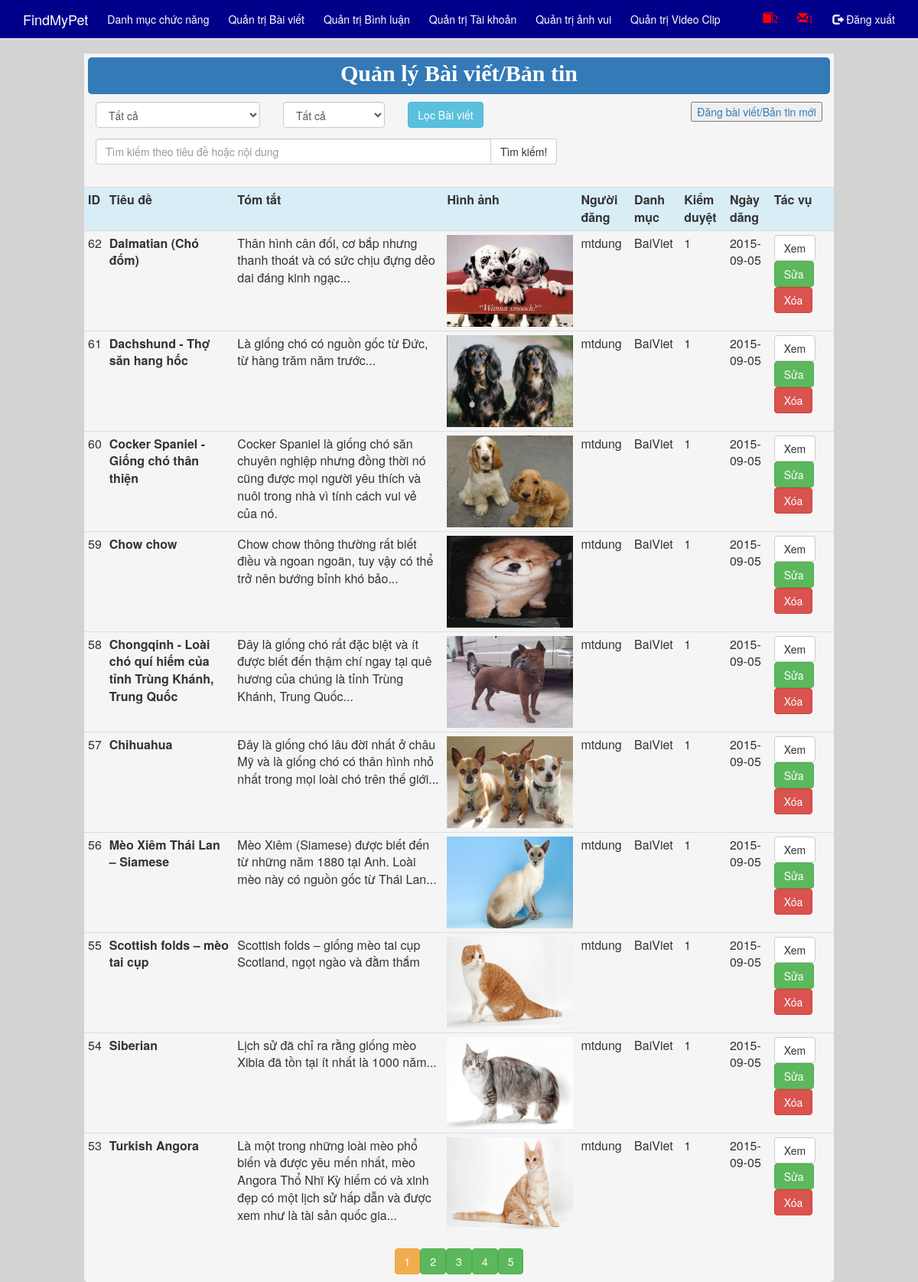
Page /Admin/QLBaiViet.php (signed in) on the earlier database version.
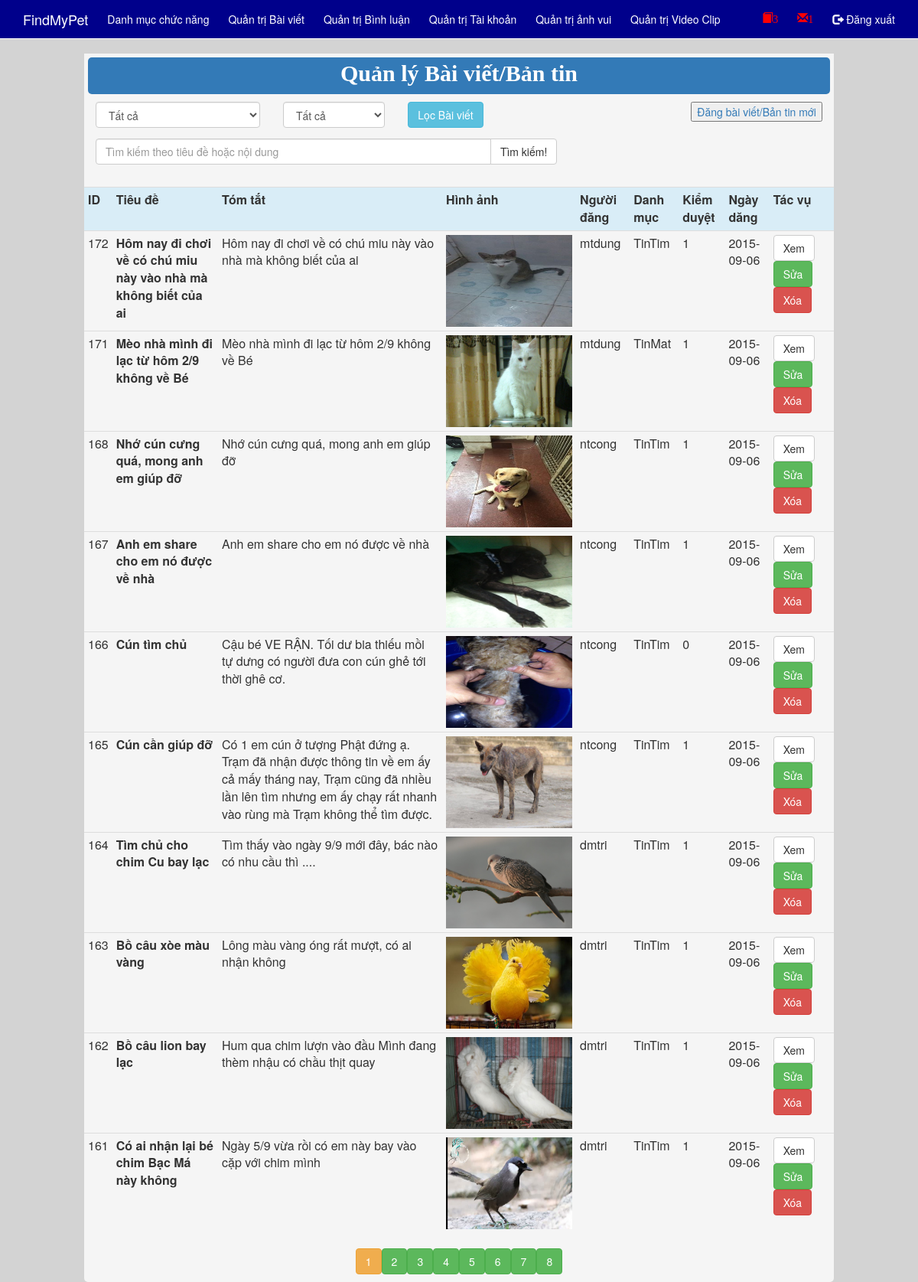
Same page on the later database version.
### tables this page shows
CREATE TABLE IF NOT EXISTS `baiviet` (
  `ID` int(11) NOT NULL,
  `TieuDe` varchar(200) NOT NULL,
  `TomTat` varchar(200) NOT NULL,
  `NoiDung` text NOT NULL,
  `HinhAnh` varchar(100) NOT NULL DEFAULT 'logo.gif',
  `TenDN` varchar(55) NOT NULL,
  `IDDanhMuc` int(11) NOT NULL,
  `KiemDuyet` tinyint(1) NOT NULL,
  `NgayDang` date NOT NULL,
  `Loai` varchar(100) NOT NULL,
  `Giong` varchar(100) NOT NULL,
  `DacDiem` text NOT NULL,
  `TinhCach` text NOT NULL,
  `KhaNang` text NOT NULL,
  `NguonGoc` text NOT NULL,
  `TieuChuan` text NOT NULL,
  `Ten` varchar(100) NOT NULL,
  `Mau` varchar(100) NOT NULL,
  `Tuoi` int(11) NOT NULL,
  `DacDiemNhanDang` text NOT NULL
);

CREATE TABLE IF NOT EXISTS `danhmuc` (
  `ID` int(11) NOT NULL,
  `TenDanhMuc` varchar(100) NOT NULL,
  `MoTa` text NOT NULL
);

### Admin/QLBaiViet.php (the view, shortened to what the changed rows need)
<html>
<head>
    <link href="../asset/Bootstrap/css/bootstrap.min.css" rel="stylesheet">
    <link href="../css/menu.css" rel="stylesheet">
    <link rel="stylesheet" type="text/css" href="../css/style.css" media="screen" />
</head>
<body style="background-color: lightgrey;min-height:100%;">
	<?php
        include("menu_Admin.php");
    ?>
<div class="container" style="background-color: whitesmoke;width:980px; border-radius: 5px;">
	<div class="row" align="center" style="margin-bottom:10px">
        <table class="table table-condensed">
        <tr>
            <th class="info" >ID</th>
            <th class="info" >Tiêu đề</th>
			<th class="info" >Tóm tắt</th>
            <th class="info" >Hình ảnh</th>
            <th class="info" >Người đăng</th>
			<th class="info" >Danh mục</th>
            <th class="info" >Kiểm duyệt</th>
            <th class="info" >Ngày dăng</th>
            <th class="info" >Tác vụ</th>
        </tr>
        <?php
            $conn = ConnectDB::connect();
            $sql = "SELECT A.ID, TieuDe, TomTat, HinhAnh, TenDN, TenDanhMuc, KiemDuyet, NgayDang FROM baiviet AS A INNER JOIN DanhMuc AS B ON A.IDDanhMuc = B.ID ORDER BY A.ID DESC";
			$row_per_page=10;
			$resultAll = mysqli_query($conn, $sql);
			$rows = $resultAll->num_rows;
			if ($rows>$row_per_page) $page=ceil($rows/$row_per_page);
			else $page=1;
			if(array_key_exists('start',$_GET))
			{
				$start = $_GET['start'];
			}
			else
				$start = 0;
			$sql .= " LIMIT ".$start.",".$row_per_page;
			$result = mysqli_query($conn, $sql);
            if($result->num_rows > 0)
            {
                while($row = $result->fetch_assoc())
                {
                    echo "<tr>";
                        echo "<td>". $row['ID'] ."</td>";
                        echo "<th>". $row['TieuDe'] ."</th>";
						echo "<td>". $row['TomTat'] ."</td>";
						echo "<td><img class='imgSlide' src='".BASE_URL."img/". $row['HinhAnh'] ."'></td>";
						echo "<td>". $row['TenDN'] ."</td>";
						echo "<td>". $row['TenDanhMuc'] ."</td>";
						echo "<td>". $row['KiemDuyet'] ."</td>";
						echo "<td>". $row['NgayDang'] ."</td>";
                        echo "<td>
							<a href='BaiViet_Doc.php?ID=".$row['ID']."'><input type='button' value='Xem' class='btn btn-default'/></a>
							<a href='BaiViet_Sua.php?ID=".$row['ID']."'><input type='button' value='Sửa' class='btn btn-success'/></a>
							<a href='BaiViet_Xoa.php?ID=".$row['ID']."'> <input type='button' value='Xóa' class='btn btn-danger'/> </a>";
					   	echo "</td>";
                    echo "</tr>";
                }
            }
        ?>
		</table>
         <?php
			$page_cr=($start/$row_per_page)+1;
			for($i=1;$i<=$page;$i++)
			{
				if ($page_cr!=$i) echo "<a href='QLBaiViet.php?start=".$row_per_page*($i-1)."'><button type='button' class='btn btn-success'>".$i."</button></a>";
		 else echo "<button type='button' class='btn btn-warning'>".$i."</button>";
			}
		?>
    </div>
</div>
</body>
</html>

### Admin/menu_Admin.php (shortened to what the changed rows need)
<!DOCTYPE HTML PUBLIC "-//W3C//DTD HTML 4.01 Transitional//EN" "http://www.w3.org/TR/html4/loose.dtd">
<html>
<head>
    <link href="../asset/Bootstrap/css/bootstrap.min.css" rel="stylesheet">
    <link href="../css/menu.css" rel="stylesheet">
    <link rel="stylesheet" type="text/css" href="../css/style.css" media="screen" />
</head>
<body>
	<nav class="navbar navbar-default navbar-fixed-top" role="navigation" style="background-color:#00008B;">
		<div class="container" >
			<div id="navbar" class="navbar-collapse collapse" aria-expanded="false" style="height: 1px;  ">
				<ul class="nav navbar-nav navbar-right">
                	<?php
                        $conn = ConnectDB::connect();
                        $sqlBV = "SELECT count(ID) FROM BaiViet WHERE KiemDuyet = ".CHUA_KIEM_DUYET;
                        $resutBV = mysqli_query($conn, $sqlBV);
						$countBV = $resutBV->fetch_row();
						if($countBV[0] != 0)
						{
							echo "<li class='active' ><a href='QLBaiViet.php' style='color:red;font-size:14px'><span class='glyphicon glyphicon-book'>".$countBV[0]."</span></a></li>";
						}
                    ?>
      			</ul>
			</div>
		</div>
	</nav>
</body>
</html>

Differences in the rows shown:
no longer on this page (row unchanged): baiviet: ID "62", TieuDe "Dalmatian (Chó đốm)", TomTat "Thân hình cân đối, cơ bắp nhưng thanh thoát và có sức chịu đựng dẻo dai đáng kinh ngạc...", HinhAnh (picture), TenDN "mtdung", IDDanhMuc.TenDanhMuc "BaiViet", KiemDuyet "1", NgayDang "2015-09-05"
no longer on this page (row edited): baiviet: ID "61", TieuDe "Dachshund - Thợ săn hang hốc", TomTat "Là giống chó có nguồn gốc từ Đức, từ hàng trăm năm trước...", HinhAnh (picture), TenDN "mtdung", IDDanhMuc.TenDanhMuc "BaiViet", KiemDuyet "1", NgayDang "2015-09-05"
no longer on this page (row unchanged): baiviet: ID "60", TieuDe "Cocker Spaniel - Giống chó thân thiện", TomTat "Cocker Spaniel là giống chó săn chuyên nghiệp nhưng đồng thời nó cũng được mọi người yêu thích và nuôi trong nhà vì tính cách vui vẻ của nó.", HinhAnh (picture), TenDN "mtdung", IDDanhMuc.TenDanhMuc "BaiViet", KiemDuyet "1", NgayDang "2015-09-05"
no longer on this page (row edited): baiviet: ID "59", TieuDe "Chow chow", TomTat "Chow chow thông thường rất biết điều và ngoan ngoãn, tuy vậy có thể trở nên bướng bỉnh khó bảo...", HinhAnh (picture), TenDN "mtdung", IDDanhMuc.TenDanhMuc "BaiViet", KiemDuyet "1", NgayDang "2015-09-05"
no longer on this page (row unchanged): baiviet: ID "58", TieuDe "Chongqinh - Loài chó quí hiếm của tỉnh Trùng Khánh, Trung Quốc", TomTat "Đây là giống chó rất đặc biệt và ít được biết đến thậm chí ngay tại quê hương của chúng là tỉnh Trùng Khánh, Trung Quốc...", HinhAnh (picture), TenDN "mtdung", IDDanhMuc.TenDanhMuc "BaiViet", KiemDuyet "1", NgayDang "2015-09-05"
no longer on this page (row edited): baiviet: ID "57", TieuDe "Chihuahua", TomTat "Đây là giống chó lâu đời nhất ở châu Mỹ và là giống chó có thân hình nhỏ nhất trong mọi loài chó trên thế giới...", HinhAnh (picture), TenDN "mtdung", IDDanhMuc.TenDanhMuc "BaiViet", KiemDuyet "1", NgayDang "2015-09-05"
no longer on this page (row edited): baiviet: ID "56", TieuDe "Mèo Xiêm Thái Lan – Siamese", TomTat "Mèo Xiêm (Siamese) được biết đến từ những năm 1880 tại Anh. Loài mèo này có nguồn gốc từ Thái Lan...", HinhAnh (picture), TenDN "mtdung", IDDanhMuc.TenDanhMuc "BaiViet", KiemDuyet "1", NgayDang "2015-09-05"
no longer on this page (row unchanged): baiviet: ID "55", TieuDe "Scottish folds – mèo tai cụp", TomTat "Scottish folds – giống mèo tai cụp Scotland, ngọt ngào và đằm thắm", HinhAnh (picture), TenDN "mtdung", IDDanhMuc.TenDanhMuc "BaiViet", KiemDuyet "1", NgayDang "2015-09-05"
no longer on this page (row unchanged): baiviet: ID "54", TieuDe "Siberian", TomTat "Lịch sử đã chỉ ra rằng giống mèo Xibia đã tồn tại ít nhất là 1000 năm...", HinhAnh (picture), TenDN "mtdung", IDDanhMuc.TenDanhMuc "BaiViet", KiemDuyet "1", NgayDang "2015-09-05"
no longer on this page (row unchanged): baiviet: ID "53", TieuDe "Turkish Angora", TomTat "Là một trong những loài mèo phổ biến và được yêu mến nhất, mèo Angora Thổ Nhĩ Kỳ hiếm có và xinh đẹp có một lịch sử hấp dẫn và được xem như là tài sản quốc gia...", HinhAnh (picture), TenDN "mtdung", IDDanhMuc.TenDanhMuc "BaiViet", KiemDuyet "1", NgayDang "2015-09-05"
added baiviet: ID "172", TieuDe "Hôm nay đi chơi về có chú miu này vào nhà mà không biết của ai", TomTat "Hôm nay đi chơi về có chú miu này vào nhà mà không biết của ai", shows a picture, TenDN "mtdung", IDDanhMuc.TenDanhMuc "TinTim", KiemDuyet "1", NgayDang "2015-09-06"
added baiviet: ID "171", TieuDe "Mèo nhà mình đi lạc từ hôm 2/9 không về Bé", TomTat "Mèo nhà mình đi lạc từ hôm 2/9 không về Bé", shows a picture, TenDN "mtdung", IDDanhMuc.TenDanhMuc "TinMat", KiemDuyet "1", NgayDang "2015-09-06"
added baiviet: ID "168", TieuDe "Nhớ cún cưng quá, mong anh em giúp đỡ", TomTat "Nhớ cún cưng quá, mong anh em giúp đỡ", shows a picture, TenDN "ntcong", IDDanhMuc.TenDanhMuc "TinTim", KiemDuyet "1", NgayDang "2015-09-06"
added baiviet: ID "167", TieuDe "Anh em share cho em nó được về nhà", TomTat "Anh em share cho em nó được về nhà", shows a picture, TenDN "ntcong", IDDanhMuc.TenDanhMuc "TinTim", KiemDuyet "1", NgayDang "2015-09-06"
added baiviet: ID "166", TieuDe "Cún tìm chủ", TomTat "Cậu bé VE RẬN. Tối dư bia thiếu mồi tự dưng có người đưa con cún ghẻ tới thời ghê cơ.", shows a picture, TenDN "ntcong", IDDanhMuc.TenDanhMuc "TinTim", KiemDuyet "0", NgayDang "2015-09-06"
added baiviet: ID "165", TieuDe "Cún cần giúp đỡ", TomTat "Có 1 em cún ở tượng Phật đứng ạ. Trạm đã nhận được thông tin về em ấy cả mấy tháng nay, Trạm cũng đã nhiều lần lên tìm nhưng em ấy chạy rất nhanh vào rùng mà Trạm không thể tìm được.", shows a picture, TenDN "ntcong", IDDanhMuc.TenDanhMuc "TinTim", KiemDuyet "1", NgayDang "2015-09-06"
added baiviet: ID "164", TieuDe "Tìm chủ cho chim Cu bay lạc", TomTat "Tìm thấy vào ngày 9/9 mới đây, bác nào có nhu cầu thì ....", shows a picture, TenDN "dmtri", IDDanhMuc.TenDanhMuc "TinTim", KiemDuyet "1", NgayDang "2015-09-06"
added baiviet: ID "163", TieuDe "Bồ câu xòe màu vàng", TomTat "Lông màu vàng óng rất mượt, có ai nhận không", shows a picture, TenDN "dmtri", IDDanhMuc.TenDanhMuc "TinTim", KiemDuyet "1", NgayDang "2015-09-06"
added baiviet: ID "162", TieuDe "Bồ câu lion bay lạc", TomTat "Hum qua chim lượn vào đầu Mình đang thèm nhậu có chầu thịt quay", shows a picture, TenDN "dmtri", IDDanhMuc.TenDanhMuc "TinTim", KiemDuyet "1", NgayDang "2015-09-06"
added baiviet: ID "161", TieuDe "Có ai nhận lại bé chim Bạc Má này không", TomTat "Ngày 5/9 vừa rồi có em này bay vào cặp với chim mình", shows a picture, TenDN "dmtri", IDDanhMuc.TenDanhMuc "TinTim", KiemDuyet "1", NgayDang "2015-09-06"
Other differences:
$countBV[0]: "2" → "3"
new list line: "6"
new list line: "7"
new list line: "8"
